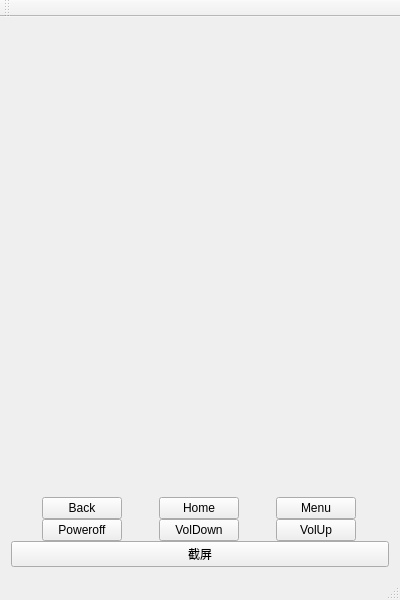
<?xml version="1.0" encoding="UTF-8"?>
<ui version="4.0">
 <class>MainWindow</class>
 <widget class="QMainWindow" name="MainWindow">
  <property name="geometry">
   <rect>
    <x>0</x>
    <y>0</y>
    <width>400</width>
    <height>600</height>
   </rect>
  </property>
  <property name="windowTitle">
   <string>MainWindow</string>
  </property>
  <widget class="QWidget" name="centralWidget">
   <property name="sizePolicy">
    <sizepolicy hsizetype="Expanding" vsizetype="Expanding">
     <horstretch>0</horstretch>
     <verstretch>0</verstretch>
    </sizepolicy>
   </property>
   <layout class="QVBoxLayout" name="VLayout">
    <property name="spacing">
     <number>0</number>
    </property>
    <item>
     <widget class="QLabel" name="label">
      <property name="sizePolicy">
       <sizepolicy hsizetype="Expanding" vsizetype="Expanding">
        <horstretch>0</horstretch>
        <verstretch>0</verstretch>
       </sizepolicy>
      </property>
      <property name="focusPolicy">
       <enum>Qt::StrongFocus</enum>
      </property>
      <property name="text">
       <string/>
      </property>
      <property name="alignment">
       <set>Qt::AlignCenter</set>
      </property>
     </widget>
    </item>
    <item>
     <layout class="QHBoxLayout" name="HLayout">
      <item>
       <widget class="QPushButton" name="backButton">
        <property name="sizePolicy">
         <sizepolicy hsizetype="Fixed" vsizetype="Fixed">
          <horstretch>0</horstretch>
          <verstretch>0</verstretch>
         </sizepolicy>
        </property>
        <property name="text">
         <string>Back</string>
        </property>
       </widget>
      </item>
      <item>
       <widget class="QPushButton" name="homeButton">
        <property name="sizePolicy">
         <sizepolicy hsizetype="Fixed" vsizetype="Fixed">
          <horstretch>0</horstretch>
          <verstretch>0</verstretch>
         </sizepolicy>
        </property>
        <property name="text">
         <string>Home</string>
        </property>
       </widget>
      </item>
      <item>
       <widget class="QPushButton" name="menuButton">
        <property name="sizePolicy">
         <sizepolicy hsizetype="Fixed" vsizetype="Fixed">
          <horstretch>0</horstretch>
          <verstretch>0</verstretch>
         </sizepolicy>
        </property>
        <property name="text">
         <string>Menu</string>
        </property>
       </widget>
      </item>
     </layout>
    </item>
    <item>
     <layout class="QHBoxLayout" name="horizontalLayout">
      <item>
       <widget class="QPushButton" name="poweroffButton">
        <property name="sizePolicy">
         <sizepolicy hsizetype="Fixed" vsizetype="Fixed">
          <horstretch>0</horstretch>
          <verstretch>0</verstretch>
         </sizepolicy>
        </property>
        <property name="text">
         <string>Poweroff</string>
        </property>
       </widget>
      </item>
      <item>
       <widget class="QPushButton" name="VOLDownButton">
        <property name="sizePolicy">
         <sizepolicy hsizetype="Fixed" vsizetype="Fixed">
          <horstretch>0</horstretch>
          <verstretch>0</verstretch>
         </sizepolicy>
        </property>
        <property name="text">
         <string>VolDown</string>
        </property>
       </widget>
      </item>
      <item>
       <widget class="QPushButton" name="VOLUPButton">
        <property name="sizePolicy">
         <sizepolicy hsizetype="Fixed" vsizetype="Fixed">
          <horstretch>0</horstretch>
          <verstretch>0</verstretch>
         </sizepolicy>
        </property>
        <property name="text">
         <string>VolUp</string>
        </property>
       </widget>
      </item>
     </layout>
    </item>
    <item>
     <widget class="QPushButton" name="pushButton">
      <property name="text">
       <string>截屏</string>
      </property>
     </widget>
    </item>
   </layout>
  </widget>
  <widget class="QMenuBar" name="menuBar">
   <property name="geometry">
    <rect>
     <x>0</x>
     <y>0</y>
     <width>400</width>
     <height>26</height>
    </rect>
   </property>
  </widget>
  <widget class="QToolBar" name="mainToolBar">
   <attribute name="toolBarArea">
    <enum>TopToolBarArea</enum>
   </attribute>
   <attribute name="toolBarBreak">
    <bool>false</bool>
   </attribute>
  </widget>
  <widget class="QStatusBar" name="statusBar"/>
 </widget>
 <layoutdefault spacing="6" margin="11"/>
 <resources/>
 <connections/>
</ui>
